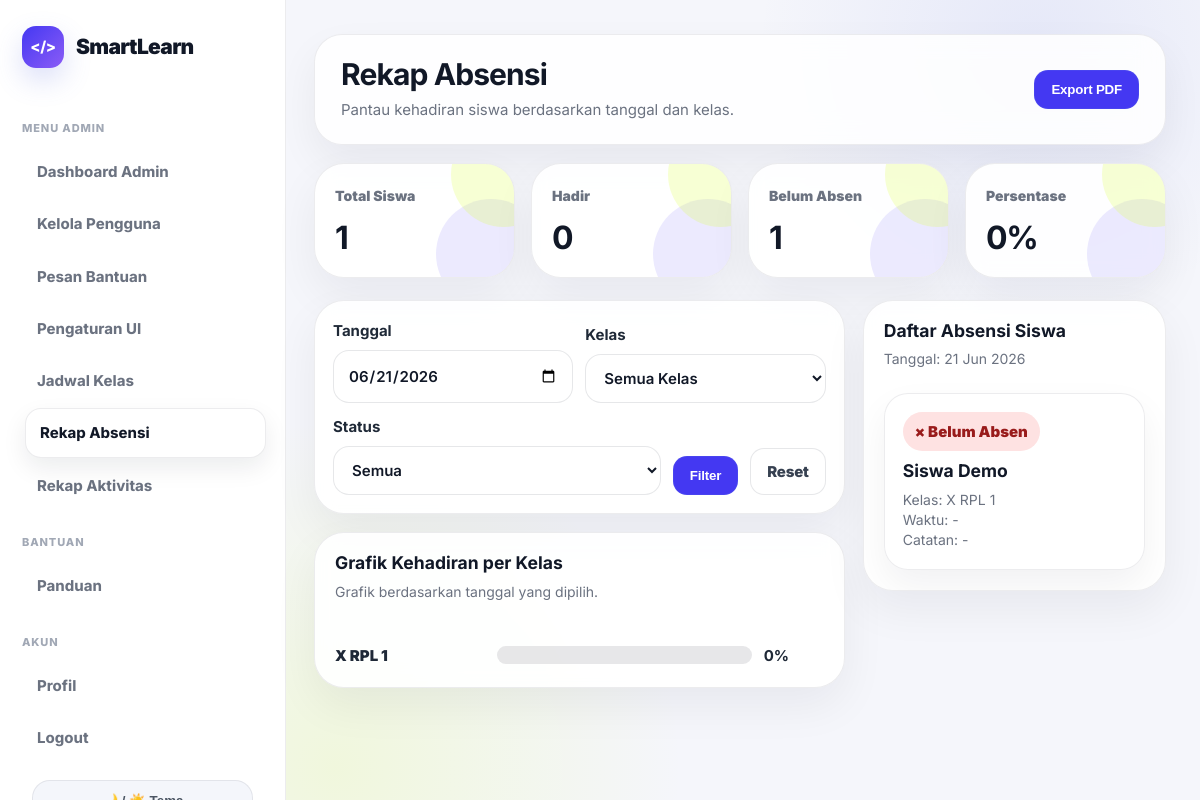
The page /pages/admin/absensi.php (signed in) on the database its author committed.
### tables this page shows
CREATE TABLE IF NOT EXISTS ui_settings (
    id_setting INT AUTO_INCREMENT PRIMARY KEY,
    app_name VARCHAR(100) NOT NULL DEFAULT 'SmartLearn',
    logo_icon VARCHAR(20) NOT NULL DEFAULT '</>',
    primary_color VARCHAR(20) NOT NULL DEFAULT '#4438f2',
    accent_color VARCHAR(20) NOT NULL DEFAULT '#d8ff3e',
    sidebar_color VARCHAR(20) NOT NULL DEFAULT '#151923',
    radius_size INT NOT NULL DEFAULT 30,
    updated_at TIMESTAMP DEFAULT CURRENT_TIMESTAMP ON UPDATE CURRENT_TIMESTAMP
);

CREATE TABLE users (
    id_user INT AUTO_INCREMENT PRIMARY KEY,
    nama VARCHAR(100) NOT NULL,
    email VARCHAR(100) NOT NULL UNIQUE,
    password VARCHAR(255) NOT NULL,
    role ENUM('siswa','guru','admin') NOT NULL,
    kelas VARCHAR(50) DEFAULT NULL,
    created_at TIMESTAMP DEFAULT CURRENT_TIMESTAMP
);

### includes/ui_settings.php (called while the page is built, shortened)
<?php
$ui = [
    'app_name' => 'SmartLearn',
    'logo_icon' => 'SL',
    'primary_color' => '#5b6ee1',
    'accent_color' => '#d8ff3e',
    'sidebar_color' => '#ffffff',
    'radius_size' => 24,
    'font_family' => 'Inter, Arial, sans-serif',
    'font_size' => 15,
    'text_color' => '#1f2937',
    'heading_color' => '#111827',
    'panel_color' => '#ffffff',
    'theme_template' => 'smartlearn_clean'
];
if (isset($koneksi)) {
    $ui_query = @mysqli_query($koneksi, "SELECT * FROM ui_settings WHERE id_setting=1");
    if ($ui_query && mysqli_num_rows($ui_query) > 0) {
        $db_ui = mysqli_fetch_assoc($ui_query);
        foreach ($db_ui as $key => $value) {
            if ($value !== null && $value !== '') {
                $ui[$key] = $value;
            }
        }
    }
}
$ui_app_name = $ui['app_name'] ?? 'SmartLearn';
$ui_logo_icon = $ui['logo_icon'] ?? 'SL';
?>

### pages/admin/absensi.php (the view, shortened to what this page needs)
<?php
include "../../config/koneksi.php";
$tanggal = mysqli_real_escape_string($koneksi, $_GET['tanggal'] ?? date('Y-m-d'));
$whereUser = "WHERE users.role='siswa'";
$whereStatus = "";
$data = mysqli_query($koneksi, "
    SELECT users.id_user, users.nama, users.kelas, absensi.status, absensi.catatan, absensi.created_at
    FROM users
    LEFT JOIN absensi ON users.id_user = absensi.id_user AND absensi.tanggal='$tanggal'
    $whereUser
    $whereStatus
    ORDER BY users.kelas ASC, users.nama ASC
");
$total_siswa_q = "SELECT COUNT(*) AS total FROM users $whereUser";
$total_siswa = mysqli_fetch_assoc(mysqli_query($koneksi, $total_siswa_q))['total'];
$hadir_q = "
    SELECT COUNT(*) AS total
    FROM users
    JOIN absensi ON users.id_user=absensi.id_user AND absensi.tanggal='$tanggal'
    $whereUser
";
$total_hadir = mysqli_fetch_assoc(mysqli_query($koneksi, $hadir_q))['total'];
$total_belum = max(0, $total_siswa - $total_hadir);
$persen = $total_siswa > 0 ? round(($total_hadir / $total_siswa) * 100) : 0;
$grafik = mysqli_query($koneksi, "
    SELECT users.kelas, COUNT(users.id_user) AS total_siswa,
        SUM(CASE WHEN absensi.id_absensi IS NOT NULL THEN 1 ELSE 0 END) AS total_hadir
    FROM users
    LEFT JOIN absensi ON users.id_user=absensi.id_user AND absensi.tanggal='$tanggal'
    WHERE users.role='siswa'
    GROUP BY users.kelas
    ORDER BY users.kelas ASC
");
?>
<!DOCTYPE html>
<html lang="id">
<head>
    <link rel="stylesheet" href="../../assets/css/style.css">
</head>
<body>
<div class="dashboard-layout">
    <?php include "sidebar.php"; ?>
    <main class="main">
        <div class="topbar">
            <div>
                <h1>Rekap Absensi</h1>
                <p>Pantau kehadiran siswa berdasarkan tanggal dan kelas.</p>
            </div>
            <button class="btn btn-primary" onclick="window.print()">Export PDF</button>
        </div>
        <section class="stats-grid">
            <div class="stat-card"><span>Total Siswa</span><h2><?= $total_siswa; ?></h2></div>
            <div class="stat-card"><span>Hadir</span><h2><?= $total_hadir; ?></h2></div>
            <div class="stat-card"><span>Belum Absen</span><h2><?= $total_belum; ?></h2></div>
            <div class="stat-card"><span>Persentase</span><h2><?= $persen; ?>%</h2></div>
        </section>
        <section class="content-grid">
            <div>
                <div class="filter-card no-print">
                    <form method="GET" class="filter-form">
                        <div class="form-group"><label>Tanggal</label><input type="date" name="tanggal" class="form-control" value="<?= htmlspecialchars($tanggal); ?>"></div>
                        <div class="form-group">
                            <label>Kelas</label>
                            <select name="kelas" class="form-control">
                                <option value="">Semua Kelas</option>
                            </select>
                        </div>
                        <div class="form-group">
                            <label>Status</label>
                            <select name="status" class="form-control">
                                <option value="">Semua</option>
                            </select>
                        </div>
                        <button class="btn btn-primary" type="submit">Filter</button>
                        <a href="absensi.php" class="btn btn-outline">Reset</a>
                    </form>
                </div>
                <div class="student-clean-card" style="margin-top:18px;">
                    <h3>Grafik Kehadiran per Kelas</h3>
                    <p class="small-muted">Grafik berdasarkan tanggal yang dipilih.</p>
                    <br>
                    <div class="simple-bar-chart">
                        <?php while($g = mysqli_fetch_assoc($grafik)): ?>
                            <?php $p = $g['total_siswa'] > 0 ? round(($g['total_hadir'] / $g['total_siswa']) * 100) : 0; ?>
                            <div class="chart-row">
                                <div class="chart-label"><?= htmlspecialchars($g['kelas'] ?: 'Tanpa Kelas'); ?></div>
                                <div class="chart-track"><div class="chart-fill" style="width:<?= $p; ?>%;"></div></div>
                                <strong><?= $p; ?>%</strong>
                            </div>
                        <?php endwhile; ?>
                    </div>
                </div>
            </div>
            <div class="student-clean-card">
                <h3>Daftar Absensi Siswa</h3>
                <p class="small-muted">Tanggal: <?= date('d M Y', strtotime($tanggal)); ?></p>
                <br>
                <?php if ($data): ?>
                    <div class="attendance-list">
                        <?php while($row = mysqli_fetch_assoc($data)): ?>
                            <div class="attendance-card">
                                <span class="attendance-status <?= $row['status'] ? 'hadir' : 'belum'; ?>">
                                    <?= $row['status'] ? '✓ Hadir' : '× Belum Absen'; ?>
                                </span>
                                <h3><?= htmlspecialchars($row['nama']); ?></h3>
                                <p class="small-muted">
                                    Kelas: <?= htmlspecialchars($row['kelas'] ?: '-'); ?><br>
                                    Waktu: <?= $row['created_at'] ?: '-'; ?><br>
                                    Catatan: <?= htmlspecialchars($row['catatan'] ?: '-'); ?>
                                </p>
                            </div>
                        <?php endwhile; ?>
                    </div>
                <?php endif; ?>
            </div>
        </section>
    </main>
</div>
</body>
</html>

### pages/admin/sidebar.php (shortened to what this page needs)
<?php
$currentPage = basename($_SERVER['PHP_SELF']);
include_once "../../includes/ui_settings.php";
?>
<aside class="sidebar">
    <div class="logo">
        <div class="logo-icon"><?= htmlspecialchars($ui_logo_icon); ?></div>
        <span><?= htmlspecialchars($ui_app_name); ?></span>
    </div>
    <div class="menu">
        <div class="menu-title">Menu Admin</div>
        <a class="<?= $currentPage == 'dashboard.php' ? 'active' : ''; ?>" href="dashboard.php">Dashboard Admin</a>
        <a class="<?= in_array($currentPage, ['kelola_pengguna.php','edit_pengguna.php','helpdesk.php','helpdesk_logs.php']) ? 'active' : ''; ?>" href="kelola_pengguna.php">Kelola Pengguna</a>
        <a class="<?= $currentPage == 'pesan.php' ? 'active' : ''; ?>" href="pesan.php">Pesan Bantuan</a>
        <a class="<?= $currentPage == 'ui_settings.php' ? 'active' : ''; ?>" href="ui_settings.php">Pengaturan UI</a>
        <a class="<?= $currentPage == 'jadwal.php' ? 'active' : ''; ?>" href="jadwal.php">Jadwal Kelas</a>
        <a class="<?= $currentPage == 'absensi.php' ? 'active' : ''; ?>" href="absensi.php">Rekap Absensi</a>
        <a class="<?= $currentPage == 'rekap_aktivitas.php' ? 'active' : ''; ?>" href="rekap_aktivitas.php">Rekap Aktivitas</a>
        <div class="menu-title">Bantuan</div>
        <a class="<?= $currentPage == 'panduan.php' ? 'active' : ''; ?>" href="panduan.php">Panduan</a>
        <div class="menu-title">Akun</div>
        <a class="<?= $currentPage == 'profil.php' ? 'active' : ''; ?>" href="profil.php">Profil</a>
        <a href="../../logout.php">Logout</a>
    </div>
    <button class="theme-toggle-btn" onclick="toggleLmsTheme()">🌙 / ☀️ Tema</button>
</aside>

### rows shown on the page
ui_settings: logo_icon "</>", app_name "SmartLearn"
users: nama "Siswa Demo", kelas "X RPL 1", created_at "-", catatan "-"

### other values the page prints
$total_siswa "1"
$total_hadir "0"
$total_belum "1"
$persen "0"
$g['kelas'] ?: 'Tanpa Kelas' "X RPL 1"
$p "0"
date('d M Y', strtotime($tanggal)) "21 Jun 2026"
